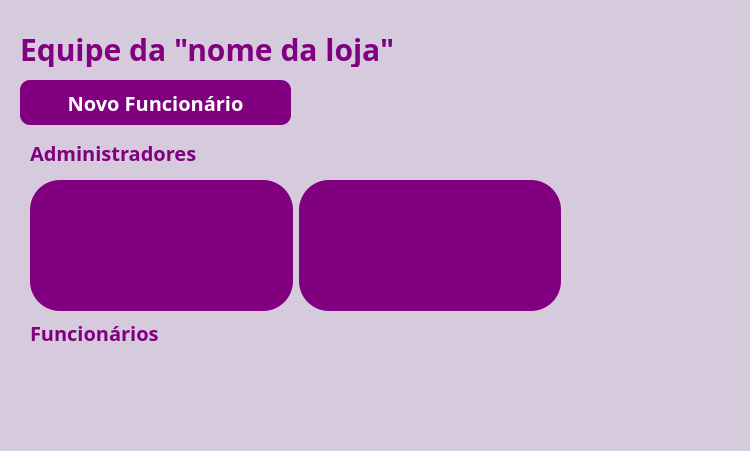
<?xml version="1.0" encoding="UTF-8"?>
<ui version="4.0">
 <class>Funcionarios</class>
 <widget class="QDialog" name="Funcionarios">
  <property name="geometry">
   <rect>
    <x>0</x>
    <y>0</y>
    <width>750</width>
    <height>451</height>
   </rect>
  </property>
  <property name="windowTitle">
   <string>Dialog</string>
  </property>
  <property name="styleSheet">
   <string notr="true">#Funcionarios {
background: #d6cadd;
}</string>
  </property>
  <widget class="QLabel" name="label_3">
   <property name="geometry">
    <rect>
     <x>20</x>
     <y>30</y>
     <width>711</width>
     <height>37</height>
    </rect>
   </property>
   <property name="font">
    <font>
     <family>Zabal DEMO Black</family>
     <pointsize>-1</pointsize>
     <bold>true</bold>
    </font>
   </property>
   <property name="styleSheet">
    <string notr="true">color: #800080;
font-size: 30px;</string>
   </property>
   <property name="text">
    <string>Equipe da &quot;nome da loja&quot;</string>
   </property>
  </widget>
  <widget class="QWidget" name="layoutWidget">
   <property name="geometry">
    <rect>
     <x>30</x>
     <y>180</y>
     <width>531</width>
     <height>131</height>
    </rect>
   </property>
   <layout class="QHBoxLayout" name="horizontalLayout">
    <item>
     <widget class="QLabel" name="label">
      <property name="styleSheet">
       <string notr="true">background-color:#800080;
border-radius: 30px;
font: 900 9pt &quot;Zabal DEMO Black&quot;;
font-size: 20px;</string>
      </property>
      <property name="text">
       <string/>
      </property>
     </widget>
    </item>
    <item>
     <widget class="QLabel" name="label_2">
      <property name="styleSheet">
       <string notr="true">background-color:#800080;
border-radius: 30px;
font: 900 9pt &quot;Zabal DEMO Black&quot;;
font-size: 20px;</string>
      </property>
      <property name="text">
       <string/>
      </property>
     </widget>
    </item>
   </layout>
  </widget>
  <widget class="QLabel" name="label_4">
   <property name="geometry">
    <rect>
     <x>30</x>
     <y>140</y>
     <width>377</width>
     <height>25</height>
    </rect>
   </property>
   <property name="font">
    <font>
     <family>Zabal DEMO Black</family>
     <pointsize>-1</pointsize>
     <bold>true</bold>
    </font>
   </property>
   <property name="styleSheet">
    <string notr="true">color: #800080;
font-size:20px;</string>
   </property>
   <property name="text">
    <string>Administradores</string>
   </property>
  </widget>
  <widget class="QLabel" name="label_5">
   <property name="geometry">
    <rect>
     <x>30</x>
     <y>320</y>
     <width>377</width>
     <height>25</height>
    </rect>
   </property>
   <property name="font">
    <font>
     <family>Zabal DEMO Black</family>
     <pointsize>-1</pointsize>
     <bold>true</bold>
    </font>
   </property>
   <property name="styleSheet">
    <string notr="true">color: #800080;
font-size:20px;</string>
   </property>
   <property name="text">
    <string>Funcionários</string>
   </property>
  </widget>
  <widget class="QPushButton" name="btn_novo_funcionario">
   <property name="geometry">
    <rect>
     <x>20</x>
     <y>80</y>
     <width>271</width>
     <height>45</height>
    </rect>
   </property>
   <property name="font">
    <font>
     <family>Zabal DEMO Black</family>
     <pointsize>-1</pointsize>
     <italic>false</italic>
     <bold>true</bold>
    </font>
   </property>
   <property name="cursor">
    <cursorShape>PointingHandCursor</cursorShape>
   </property>
   <property name="styleSheet">
    <string notr="true">background-color:  #800080;
border-radius: 10px;
border: none;
font: 900 9pt &quot;Zabal DEMO Black&quot;;
color: #fff;
font-size: 20px;
padding-top: 10px;
padding-bottom: 10px;
</string>
   </property>
   <property name="text">
    <string>Novo Funcionário</string>
   </property>
  </widget>
 </widget>
 <resources/>
 <connections/>
</ui>
